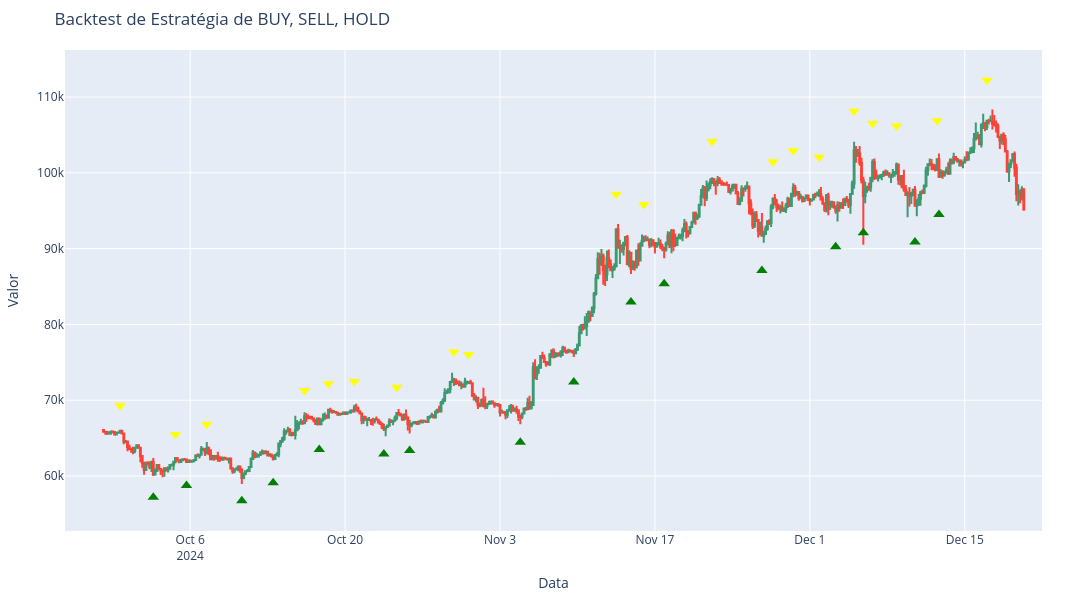

This figure's notebook cell:
### Code cell
# Dados de exemplo
data_idx = -500
input_data = X_data_gen_test.InputData['Close'].iloc[data_idx:].values
date = X_data_gen_test.InputData['Date'].iloc[data_idx:]
#labels = labelling_method(close_price_list, 60)

labels=[("BUY" if np.allclose(label, [0, 1, 0]) else "SELL" if np.allclose(label, [0, 0, 1]) else "HOLD") 
        for label in X_data_gen_test.y_classification]# Realizar o backtest


labels=labels[data_idx:]
print(np.unique(labels, return_counts=True))
#portfolio_values = backtest(input_data, labels, initial_capital=100000)

# Gráfico do desempenho
import plotly.graph_objects as go

#fig = go.Figure()

fig = go.Figure(data=[go.Candlestick(x=X_data_gen_test.InputData['Date'].iloc[data_idx:],
                open=X_data_gen_test.InputData['Open'].iloc[data_idx:],
                high=X_data_gen_test.InputData['High'].iloc[data_idx:],
                low=X_data_gen_test.InputData['Low'].iloc[data_idx:],
                close=X_data_gen_test.InputData['Close'].iloc[data_idx:],
                name='Candlestick')])

# Valor do portfólio
#fig.add_trace(go.Scatter(
#    x=X_data_gen_test.InputData['Date'],
#    y=portfolio_values,
#    mode='lines',
#    name='Valor do Portfólio'
#))

# Configuração do layout
fig.update_layout(
    title="Backtest de Estratégia de BUY, SELL, HOLD",
    xaxis_title="Data",
    yaxis_title="Valor",
    showlegend=False,
    width=1700,
    height=600,
    margin=dict(l=50, r=50, t=50, b=50)  # Margem esquerda, direita, superior e inferior
)


# Adiciona os marcadores BUY, SELL e HOLD
for i, label in enumerate(labels):
    if label == "BUY":
        fig.add_trace(go.Scatter(
            x=[date.iloc[i]],
            y=[input_data[i] - 0.05*input_data[i]],
            mode='markers',
            marker=dict(color='green', size=10, symbol='triangle-up'),
            name='BUY'
        ))
    elif label == "SELL":
        fig.add_trace(go.Scatter(
            x=[date.iloc[i]],
            y=[input_data[i] + 0.05*input_data[i]],
            mode='markers',
            marker=dict(color='yellow', size=10, symbol='triangle-down'),
            name='SELL'
        ))
fig.update_layout(xaxis_rangeslider_visible=False)
fig.show()

### Figure 1 — Plotly figure (JSON) as saved in the notebook; plotly's stock layout.template omitted (floating-point values rounded to 4 significant figures; data arrays with more than 128 entries replaced by an {"elided": "..."} marker saying what was removed)
{"data": [{"close": {"elided": "500 float values"}, "high": {"elided": "500 float values"}, "low": {"elided": "500 float values"}, "name": "Candlestick", "open": {"elided": "500 float values"}, "type": "candlestick", "x": {"elided": "500 str values"}}, {"marker": {"color": "yellow", "size": 10, "symbol": "triangle-down"}, "mode": "markers", "name": "SELL", "type": "scatter", "x": ["2024-09-29T16:00:00"], "y": [69260.0]}, {"marker": {"color": "green", "size": 10, "symbol": "triangle-up"}, "mode": "markers", "name": "BUY", "type": "scatter", "x": ["2024-10-02T16:00:00"], "y": [57180.0]}, {"marker": {"color": "yellow", "size": 10, "symbol": "triangle-down"}, "mode": "markers", "name": "SELL", "type": "scatter", "x": ["2024-10-04T16:00:00"], "y": [65490.0]}, {"marker": {"color": "green", "size": 10, "symbol": "triangle-up"}, "mode": "markers", "name": "BUY", "type": "scatter", "x": ["2024-10-05T16:00:00"], "y": [58760.0]}, {"marker": {"color": "yellow", "size": 10, "symbol": "triangle-down"}, "mode": "markers", "name": "SELL", "type": "scatter", "x": ["2024-10-07T12:00:00"], "y": [66830.0]}, {"marker": {"color": "green", "size": 10, "symbol": "triangle-up"}, "mode": "markers", "name": "BUY", "type": "scatter", "x": ["2024-10-10T16:00:00"], "y": [56740.0]}, {"marker": {"color": "green", "size": 10, "symbol": "triangle-up"}, "mode": "markers", "name": "BUY", "type": "scatter", "x": ["2024-10-13T12:00:00"], "y": [59120.0]}, {"marker": {"color": "yellow", "size": 10, "symbol": "triangle-down"}, "mode": "markers", "name": "SELL", "type": "scatter", "x": ["2024-10-16T08:00:00"], "y": [71290.0]}, {"marker": {"color": "green", "size": 10, "symbol": "triangle-up"}, "mode": "markers", "name": "BUY", "type": "scatter", "x": ["2024-10-17T16:00:00"], "y": [63498]}, {"marker": {"color": "yellow", "size": 10, "symbol": "triangle-down"}, "mode": "markers", "name": "SELL", "type": "scatter", "x": ["2024-10-18T12:00:00"], "y": [72170.0]}, {"marker": {"color": "yellow", "size": 10, "symbol": "triangle-down"}, "mode": "markers", "name": "SELL", "type": "scatter", "x": ["2024-10-20T20:00:00"], "y": [72480.0]}, {"marker": {"color": "green", "size": 10, "symbol": "triangle-up"}, "mode": "markers", "name": "BUY", "type": "scatter", "x": ["2024-10-23T12:00:00"], "y": [62910.0]}, {"marker": {"color": "yellow", "size": 10, "symbol": "triangle-down"}, "mode": "markers", "name": "SELL", "type": "scatter", "x": ["2024-10-24T16:00:00"], "y": [71730.0]}, {"marker": {"color": "green", "size": 10, "symbol": "triangle-up"}, "mode": "markers", "name": "BUY", "type": "scatter", "x": ["2024-10-25T20:00:00"], "y": [63360.0]}, {"marker": {"color": "yellow", "size": 10, "symbol": "triangle-down"}, "mode": "markers", "name": "SELL", "type": "scatter", "x": ["2024-10-29T20:00:00"], "y": [76370.0]}, {"marker": {"color": "yellow", "size": 10, "symbol": "triangle-down"}, "mode": "markers", "name": "SELL", "type": "scatter", "x": ["2024-10-31T04:00:00"], "y": [76040.0]}, {"marker": {"color": "green", "size": 10, "symbol": "triangle-up"}, "mode": "markers", "name": "BUY", "type": "scatter", "x": ["2024-11-04T20:00:00"], "y": [64460.0]}, {"marker": {"color": "green", "size": 10, "symbol": "triangle-up"}, "mode": "markers", "name": "BUY", "type": "scatter", "x": ["2024-11-09T16:00:00"], "y": [72390.0]}, {"marker": {"color": "yellow", "size": 10, "symbol": "triangle-down"}, "mode": "markers", "name": "SELL", "type": "scatter", "x": ["2024-11-13T12:00:00"], "y": [97170.0]}, {"marker": {"color": "green", "size": 10, "symbol": "triangle-up"}, "mode": "markers", "name": "BUY", "type": "scatter", "x": ["2024-11-14T20:00:00"], "y": [82960.0]}, {"marker": {"color": "yellow", "size": 10, "symbol": "triangle-down"}, "mode": "markers", "name": "SELL", "type": "scatter", "x": ["2024-11-16T00:00:00"], "y": [95810.0]}, {"marker": {"color": "green", "size": 10, "symbol": "triangle-up"}, "mode": "markers", "name": "BUY", "type": "scatter", "x": ["2024-11-17T20:00:00"], "y": [85360.0]}, {"marker": {"color": "yellow", "size": 10, "symbol": "triangle-down"}, "mode": "markers", "name": "SELL", "type": "scatter", "x": ["2024-11-22T04:00:00"], "y": [104100.0]}, {"marker": {"color": "green", "size": 10, "symbol": "triangle-up"}, "mode": "markers", "name": "BUY", "type": "scatter", "x": ["2024-11-26T16:00:00"], "y": [87100.0]}, {"marker": {"color": "yellow", "size": 10, "symbol": "triangle-down"}, "mode": "markers", "name": "SELL", "type": "scatter", "x": ["2024-11-27T16:00:00"], "y": [101500.0]}, {"marker": {"color": "yellow", "size": 10, "symbol": "triangle-down"}, "mode": "markers", "name": "SELL", "type": "scatter", "x": ["2024-11-29T12:00:00"], "y": [102900.0]}, {"marker": {"color": "yellow", "size": 10, "symbol": "triangle-down"}, "mode": "markers", "name": "SELL", "type": "scatter", "x": ["2024-12-01T20:00:00"], "y": [102000.0]}, {"marker": {"color": "green", "size": 10, "symbol": "triangle-up"}, "mode": "markers", "name": "BUY", "type": "scatter", "x": ["2024-12-03T08:00:00"], "y": [90240.0]}, {"marker": {"color": "yellow", "size": 10, "symbol": "triangle-down"}, "mode": "markers", "name": "SELL", "type": "scatter", "x": ["2024-12-05T00:00:00"], "y": [108100.0]}, {"marker": {"color": "green", "size": 10, "symbol": "triangle-up"}, "mode": "markers", "name": "BUY", "type": "scatter", "x": ["2024-12-05T20:00:00"], "y": [92100.0]}, {"marker": {"color": "yellow", "size": 10, "symbol": "triangle-down"}, "mode": "markers", "name": "SELL", "type": "scatter", "x": ["2024-12-06T16:00:00"], "y": [106500.0]}, {"marker": {"color": "yellow", "size": 10, "symbol": "triangle-down"}, "mode": "markers", "name": "SELL", "type": "scatter", "x": ["2024-12-08T20:00:00"], "y": [106200.0]}, {"marker": {"color": "green", "size": 10, "symbol": "triangle-up"}, "mode": "markers", "name": "BUY", "type": "scatter", "x": ["2024-12-10T12:00:00"], "y": [90880.0]}, {"marker": {"color": "yellow", "size": 10, "symbol": "triangle-down"}, "mode": "markers", "name": "SELL", "type": "scatter", "x": ["2024-12-12T12:00:00"], "y": [106900.0]}, {"marker": {"color": "green", "size": 10, "symbol": "triangle-up"}, "mode": "markers", "name": "BUY", "type": "scatter", "x": ["2024-12-12T16:00:00"], "y": [94510.0]}, {"marker": {"color": "yellow", "size": 10, "symbol": "triangle-down"}, "mode": "markers", "name": "SELL", "type": "scatter", "x": ["2024-12-17T00:00:00"], "y": [112200.0]}], "layout": {"height": 600, "margin": {"b": 50, "l": 50, "r": 50, "t": 50}, "showlegend": false, "title": {"text": "Backtest de Estratégia de BUY, SELL, HOLD"}, "width": 1700, "xaxis": {"rangeslider": {"visible": false}, "title": {"text": "Data"}}, "yaxis": {"title": {"text": "Valor"}}}}
